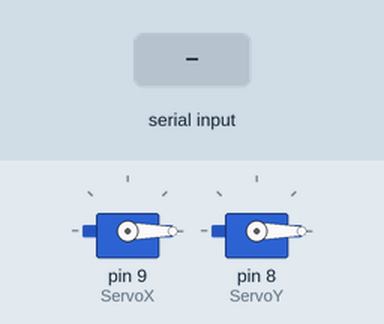
A sketch run on a simulated Arduino Uno, built with avr-gcc and run on an emulated ATmega328P. On the bench: 2 × servo. Inputs (shaded band) come from the test bench.

Above: at 1.2 s.
1.3 s: "90,45\n" received over Serial
At 2.0 s:
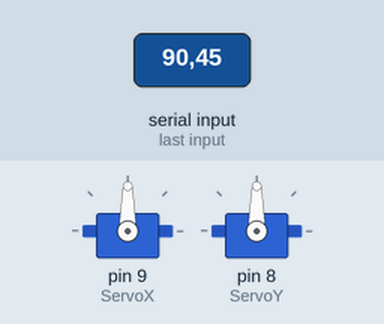
2.8 s: "30,150\n" received over Serial
At 3.1 s:
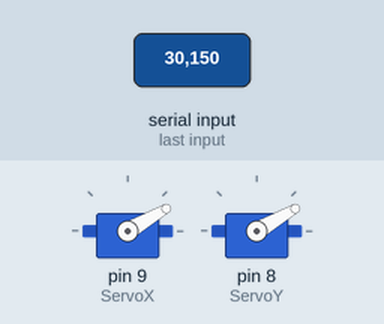
4.3 s: "200\n" received over Serial
At 5.4 s:
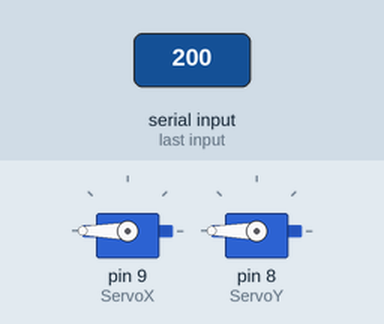
5.8 s: "Y" received over Serial
At 6.4 s:
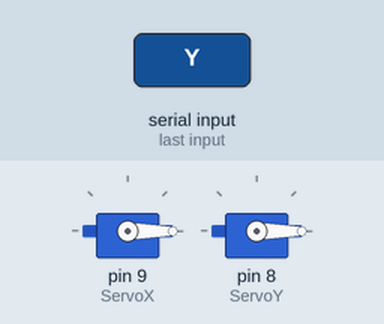
7.3 s: "90\n" received over Serial
At 7.7 s:
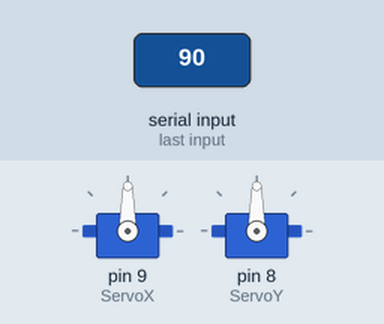
Timing chart, 0 to 9.8 s (numbered marks = the images above; inputs shaded):
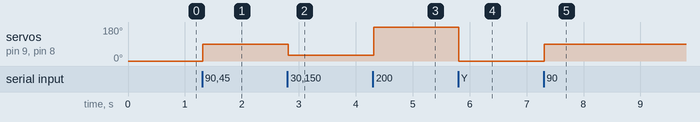

Measured:
- after the input at 1.3 s, servo on pin 9 (ServoX), servo on pin 8 (ServoY): 0° → 90° at once
- after the input at 2.8 s, servo on pin 9 (ServoX), servo on pin 8 (ServoY): 90° → 30° at once
- after the input at 4.3 s, servo on pin 9 (ServoX), servo on pin 8 (ServoY): 30° → 180° at once
- after the input at 5.8 s, servo on pin 9 (ServoX), servo on pin 8 (ServoY): 180° → 0° at once
- after the input at 7.3 s, servo on pin 9 (ServoX), servo on pin 8 (ServoY): 0° → 90° at once

The sketch:

laser-cat-toy.ino
```cpp
#include <Servo.h>
Servo ServoX;
Servo ServoY;

String serialData;

void setup() {
  ServoX.attach(9);
  ServoY.attach(8);
  Serial.begin(9600);
  Serial.setTimeout(10);
  ServoX.write(0);
  ServoY.write(0);
}

void loop() {

}

void serialEvent(){
  serialData = Serial.readString();

  ServoX.write(parseDataX(serialData));
  ServoY.write(parseDataY(serialData));
}

int parseDataX(String data){
  data.remove(data.indexOf("Y"));
  data.remove(data.indexOf("X"), 1);

  return data.toInt();
}


int parseDataY(String data){
  data.remove(0, data.indexOf("Y") + 1);

  return data.toInt();
}
```
